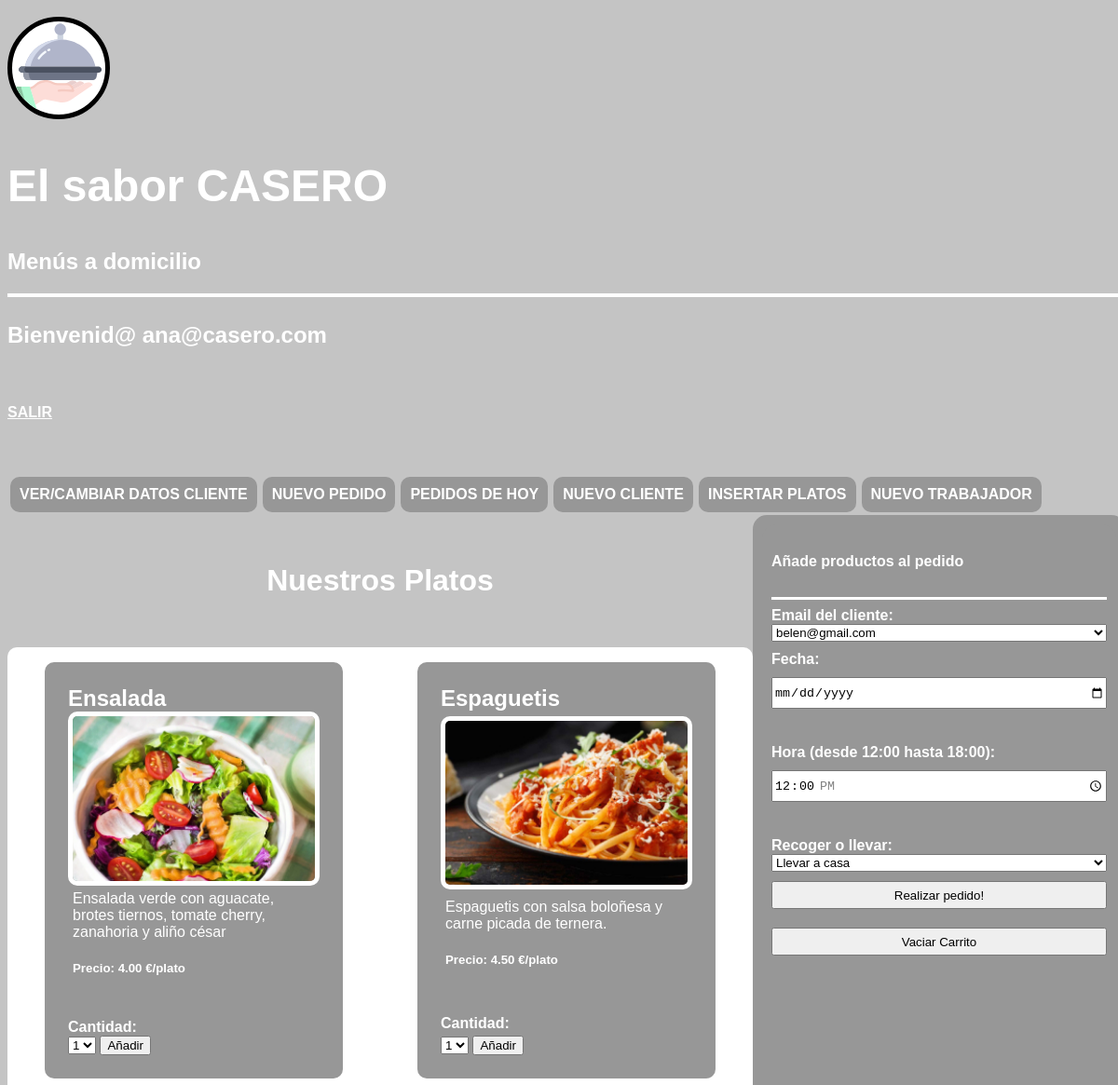
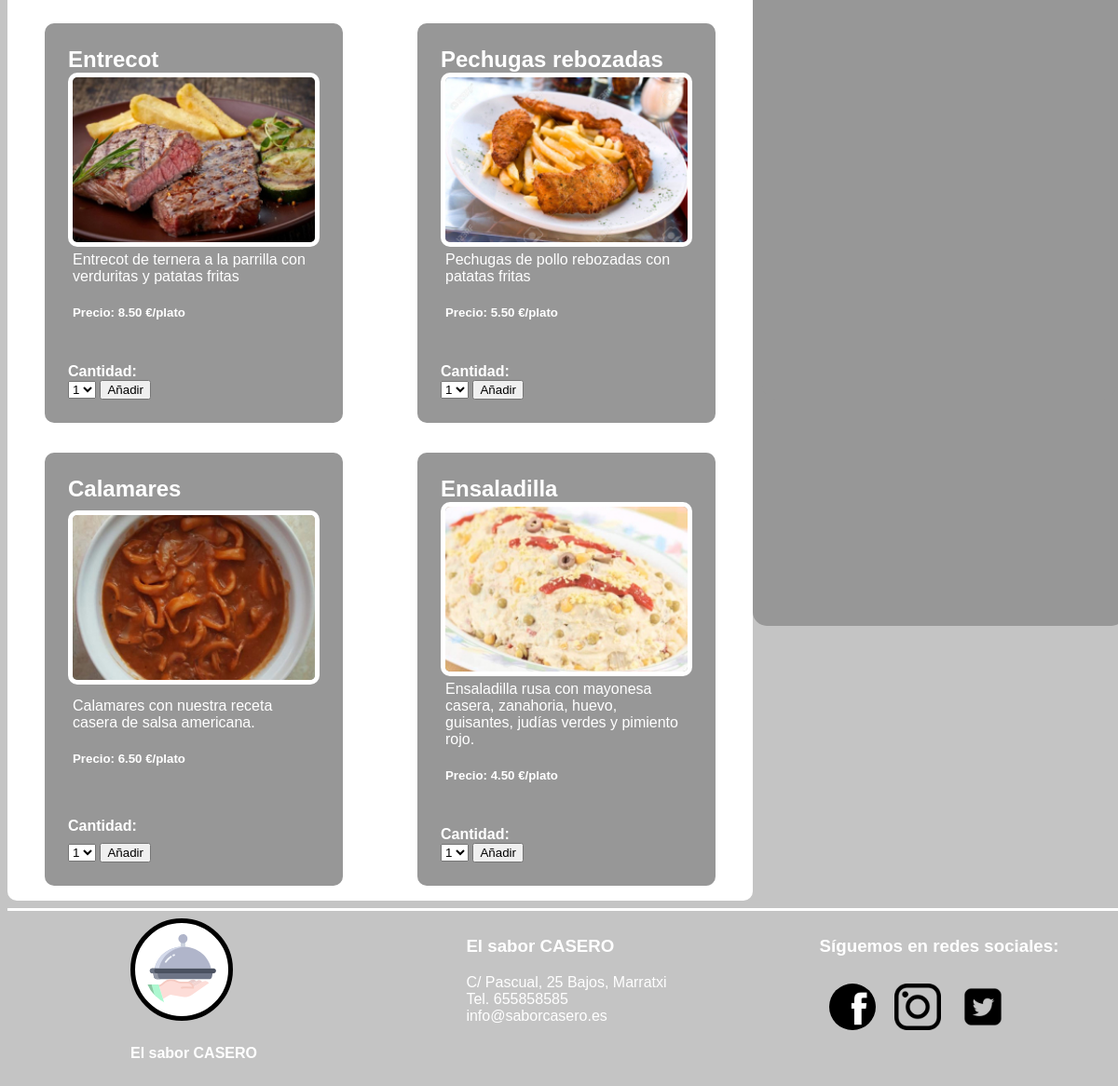
Page /gerentes-dependientes/insertar_pedido_gerente.php (signed in) on the committed database (2 pictures, top to bottom).
### tables this page shows
CREATE TABLE `platos` (
  `id_plato` int(11) NOT NULL,
  `plato` varchar(127) DEFAULT 'NULL',
  `foto` varchar(127) DEFAULT 'NULL',
  `descripcion` text DEFAULT NULL,
  `pvp` decimal(5,2) DEFAULT NULL
);

### gerentes-dependientes/insertar_pedido_gerente.php (the view, shortened to what this page needs)
<!DOCTYPE html>
<html lang="es">
  <head>
  <link rel="stylesheet" href="../css/main.css"/>
  </head>
  <body>
    <div class="container__pagina">
      <header class="header">
      <a href="../index.php">
    <img class="header__logo" src="../assets/img/svg/logo.svg" alt="" />
    </a>
        <section class="header__titulos">
          <h1 class="header__titulo">El sabor CASERO</h1>
          <h1 class="header__titulo2">Menús a domicilio</h1>
          <hr class="linea__division"/>
        </section>
      </header>
      <main class="main">
        <section class="main__insertar__menu">
          <article class="main__insertar__php">
          <h2>
          <?php
include("script/sesion_geren.php");
        ?></h2>
          </article>
          <nav class="main__insertar__nav"> <a href="cambiar_datos_cliente_gerente.php">
            <h4 class="insertar__pedido">VER/CAMBIAR DATOS CLIENTE</h4></a
          ><a href="insertar_pedido_gerente.php">
            <h4 class="insertar__pedido">NUEVO PEDIDO</h4></a
          ><a href="ver_pedidos_hoy_gerente.php">
            <h4 class="insertar__pedido">PEDIDOS DE HOY</h4></a
          ><a href="insertar_nuevo_cliente_gerente.php">
            <h4 class="insertar__pedido">NUEVO CLIENTE</h4></a
          ><a href="insertar_platos.php">
            <h4 class="insertar__pedido">INSERTAR PLATOS</h4></a
          ><a href="insertar_trabajador.php">
            <h4 class="insertar__pedido">NUEVO TRABAJADOR</h4></a
          ></nav>
          <section class="main__insertar__imgs">
            <h4 class="main__titulo">Nuestros Platos</h4>
            <?php
             include("../pdo/conex.php");
          $sql=$base->prepare("SELECT * FROM platos");
          $sql->execute();
          $listaproductos=$sql->fetchAll(PDO::FETCH_ASSOC);
          ?>
            <section class="main__menu">
            <?php
          foreach ($listaproductos as $producto) {
              ?>
              <figure class="menu__1">
                <h4><?php echo $producto['plato']; ?></h4>
                <img class="menu__1__img" src=<?php echo $producto['foto']; ?> alt=""/>
                <figcaption class="menu__1__descrip"><?php echo $producto['descripcion']; ?>
                <h5>Precio: <?php echo $producto['pvp']; ?> €/plato</h5>
              </figcaption>
                <label class="label__anadir1" for="anadir">Cantidad:</label>
                <form action="" method="post">
                <select name="anadir">
                  <option value="1">1</option>
                </select>
                <button type="submit" name="agregar">Añadir</button>
                </form>
              </figure>
              <?php
              }
              ?>
            </section>
        </section>
        <section class="main__ver__pedido">
            <form class="ver__pedido" action="<?php echo $_SERVER['PHP_SELF']; ?>" method="post">
                <?php
                include("script/carrito_junto.php");
                ?>
              <hr class="linea__division__footer"/>
              <label for="cliente"><b>Email del cliente:</b></label>
              <select id="cliente" name="cliente"><br>
                <?php
                include("/../pdo/conex.php");
                $sql="SELECT email FROM usuarios WHERE id_rol=3";
                $clientes=$base->prepare($sql);
                $clientes->execute();
                while ($devuelve=$clientes->fetch(PDO::FETCH_ASSOC)){
                    extract($devuelve);
                    ?>
                    <option value="<?php echo $email; ?>"> <?php echo $email;?></option><br><?php
                }
                ?><br>
              </select>
              <label class="label" for="fecha">Fecha:</label>
              <input type="date" class="input"  min="<?php echo date("Y-m-d",strtotime(date("Y-m-d")));?>"  name="fecha"><br>
              <label class="label" for="hora">Hora (desde 12:00 hasta 18:00):</label>
              <input class="input" type="time" value="12:00" min="12:00" max="18:00" step="900" name="hora"><br>
              <label class="label" for="recoger">Recoger o llevar:</label>
              <select name="recoger" id="recoger">
                <option value="llevar">Llevar a casa</option>
              </select>
              <button class="input"  type="submit" name="nuevo">Realizar pedido!</button>
              <button class="input"  type="submit" name="vaciar">Vaciar Carrito</button>
              </form>
          </section>
      </main>
      <footer class="footer">
        <hr class="linea__division__footer"/>
        <ul class="footer__logo">
          <li><img class="footer__logo_img" src="../assets/img/svg/logo.svg" alt=""/></li>
          <li>
            <h4>El sabor CASERO</h4>
          </li>
        </ul>
        <ul class="footer__contact">
          <h3>El sabor CASERO</h3>
          <li>C/ Pascual, 25 Bajos, Marratxi</li>
          <li>Tel. 655858585</li>
          <li>info@saborcasero.es</li>
        </ul>
        <ul class="footer__redes">
          <h3>Síguemos en redes sociales:</h3>
          <li><a href="facebook/saborcasero"><img class="logo__face" src="../assets/img//svg/logo_facebook.svg" alt=""/></a><a href="instagram/saborcasero"><img class="logo__insta" src="../assets/img//svg/logo_insta.svg" alt=""/></a><a href="twitter/saborcasero"><img class="logo__twi" src="../assets/img//svg/logo_twitter.svg" alt=""/></a></li>
        </ul>
      </footer>
    </div>
  </body>
</html>

### gerentes-dependientes/script/sesion_geren.php
<?php
try {
  $user=$_SESSION['username3'];
  if (!isset($user)) {
      header("Location:../index.php");
  }else{
      echo "<h2> Bienvenid@ $user</h2> <br>";
      echo "<h4><a style='color:white;','background-color:grey;','padding:20px;', href='salir.php'>SALIR</a></h4>";
      echo "<br><br>";
  }
}catch(Exception $e) {
  echo "la línea de error es: " . $e->getLine();
}finally{
  $base=null;
}
?>

### gerentes-dependientes/script/carrito_junto.php (shortened to what this page needs)
<?php
if(!empty($_SESSION['carrito'])){
?>
<table>
    <tbody>
        <tr>
        <th>Plato:</th>
        <th>Precio:</th>
        <th>Cantidad:</th>
        <th>Total: </th>
        </tr>
<?php
$total=0;
 foreach($_SESSION['carrito'] as $indice=>$lineaPedido){?>
        <tr>
        <td><?php echo $lineaPedido['plato'] ?></td>
        <td><?php echo $lineaPedido['pvp'] ?> € </td>
        <td><?php echo $lineaPedido['cantidad'] ?></td>
        <td><?php echo number_format($lineaPedido['pvp']*$lineaPedido['cantidad'],2); ?> €</td>
        </tr>
        <?php $total=$total+($lineaPedido['pvp']*$lineaPedido['cantidad']);
        ?>
        <?php }
        ?>
        <tr>
            <td><br><b>Importe total pedido = </b></td>
            <td><br><b><?php echo number_format($total,2);?> €</b></td>
        </tr>
    </tbody>
</table>
<?php
}else{
    echo "<h4>Añade productos al pedido</h4>";
}
?>

### css/main.css (style rules this page uses)
ul, li { margin: 0; padding: 0; list-style: none; }
body { background-color: #C4C4C4; color: white; font-family: sans-serif; }
.footer { display: grid; grid-template-columns: repeat(3, 1fr); grid-template-rows: 0.2fr 1fr; background-color: var(--color-fondo); }
.footer__contact { grid-row: 2/3; justify-self: center; }
.footer__logo { grid-row: 2/3; justify-self: center; }
.footer__redes { grid-row: 2/3; justify-self: center; }
.logo__face, .logo__insta, .logo__twi { padding: 10px; }
.footer__logo_img { padding: 10px; background-color: white; border-radius: 50%; border: 5px solid black; }
.linea__division__footer { grid-row: 1/2; grid-column: 1/4; height: 3px; background-color: white; width: 100%; border: 0; }
.container__pagina { display: grid; grid-template-columns: 1fr minmax(1200px, 1440px) 1fr; grid-template-rows: 10px auto auto auto; }
header { grid-column: 2/3; grid-row: 2/3; }
main { grid-column: 2/3; grid-row: 3/4; }
footer { grid-column: 2/3; grid-row: 4/5; }
.header__logo { background-color: white; border-radius: 50%; border: 5px solid black; width: 100px; height: 100px; }
.header__titulo { font-size: 3rem; color: white; }
.header__titulo2 { font-size: 1.5rem; color: white; }
.linea__division { color: white; border: 2px solid white; }
.main__menu { grid-column: 1/2; grid-row: 2/4; display: grid; grid-template-columns: 1fr 1fr; background-color: white; border-radius: 10px; box-sizing: border-box; }
.main__titulo { grid-column: 1/2; grid-row: 1/2; font-size: 2rem; border-radius: 5px; background-color: var(--gris-oscuro); align-self: center; justify-self: center; padding: 10px; }
figcaption { padding: 5px; }
figure { display: flex; flex-direction: column; background-color: #979797; padding: 25px 25px; justify-content: space-between; border-radius: 10px; }
figure img { border: 5px solid white; border-radius: 10px; }
figure h4 { font-size: 1.5rem; margin: 0; }
.main__insertar__menu { display: grid; grid-template-columns: 1fr 0.5fr; grid-template-rows: 0.2fr 0.2fr auto; }
.main__insertar__php { grid-column: 1/2; grid-row: 1/2; }
.main__insertar__nav { grid-column: 1/3; grid-row: 2/3; display: flex; }
.main__insertar__nav a { text-decoration: none; color: white; font-size: 1rem; background-color: #979797; margin: 3px; border-radius: 10px; }
.main__insertar__nav a h4 { margin: 0; padding: 10px; }
.main__insertar__imgs { grid-column: 1/2; grid-row: 3/4; }
.label__anadir1, .label__anadir2, .label__anadir3, .label__anadir4, .label__anadir5, .label__anadir6 { margin-top: 20px; font-weight: bold; }
.main__menu { display: grid; grid-template-columns: 1fr 1fr; background-color: white; border-radius: 10px; box-sizing: border-box; }
.main__ver__pedido { grid-column: 2/3; grid-row: 3/4; padding: 3rem; }
.main__ver__pedido, .ver__pedido { background-color: #979797; height: 80%; border-radius: 15px; padding: 10px; }
.ver__pedido { display:flex; flex-direction: column; height: 80%; }
.input { height: 30px; margin-bottom: 10px; margin-top: 10px; }
.label { margin-top: 10px; font-weight: bold; }

### rows in the picture
platos: plato "Ensalada", foto (picture), descripcion "Ensalada verde con aguacate, brotes tiernos, tomate cherry, zanahoria y aliño césar", pvp "4.00"
platos: plato "Espaguetis", foto (picture), descripcion "Espaguetis con salsa boloñesa y carne picada de ternera.", pvp "4.50"
platos: plato "Entrecot", foto (picture), descripcion "Entrecot de ternera a la parrilla con verduritas y patatas fritas", pvp "8.50"
platos: plato "Pechugas rebozadas", foto (picture), descripcion "Pechugas de pollo rebozadas con patatas fritas", pvp "5.50"
platos: plato "Calamares", foto (picture), descripcion "Calamares con nuestra receta casera de salsa americana.", pvp "6.50"
platos: plato "Ensaladilla", foto (picture), descripcion "Ensaladilla rusa con mayonesa casera, zanahoria, huevo, guisantes, judías verdes y pimiento rojo.", pvp "4.50"

### other values in the picture
$user "ana@casero.com"
form field cliente "belen@gmail.com"
